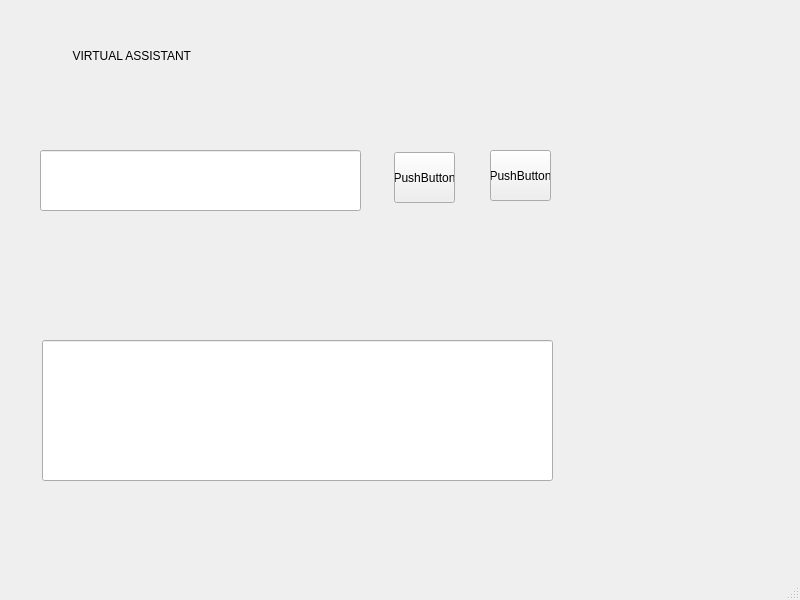
<?xml version="1.0" encoding="UTF-8"?>
<ui version="4.0">
 <class>MainWindow</class>
 <widget class="QMainWindow" name="MainWindow">
  <property name="geometry">
   <rect>
    <x>0</x>
    <y>0</y>
    <width>800</width>
    <height>600</height>
   </rect>
  </property>
  <property name="windowTitle">
   <string>MainWindow</string>
  </property>
  <widget class="QWidget" name="centralwidget">
   <widget class="QLabel" name="label">
    <property name="geometry">
     <rect>
      <x>0</x>
      <y>0</y>
      <width>581</width>
      <height>511</height>
     </rect>
    </property>
    <property name="text">
     <string/>
    </property>
   </widget>
   <widget class="QLabel" name="label_2">
    <property name="geometry">
     <rect>
      <x>46</x>
      <y>35</y>
      <width>491</width>
      <height>41</height>
     </rect>
    </property>
    <property name="styleSheet">
     <string notr="true">font: 75 italic 28pt &quot;MS Shell Dlg 2&quot;;
font: 75 italic 28pt &quot;Algerian&quot;;
font: 75 italic 28pt &quot;Algerian&quot;;
</string>
    </property>
    <property name="text">
     <string>        VIRTUAL ASSISTANT  </string>
    </property>
   </widget>
   <widget class="QLineEdit" name="lineEdit">
    <property name="geometry">
     <rect>
      <x>40</x>
      <y>150</y>
      <width>321</width>
      <height>61</height>
     </rect>
    </property>
   </widget>
   <widget class="QPushButton" name="pushButton">
    <property name="geometry">
     <rect>
      <x>394</x>
      <y>152</y>
      <width>61</width>
      <height>51</height>
     </rect>
    </property>
    <property name="text">
     <string>PushButton</string>
    </property>
   </widget>
   <widget class="QPushButton" name="pushButton_2">
    <property name="geometry">
     <rect>
      <x>490</x>
      <y>150</y>
      <width>61</width>
      <height>51</height>
     </rect>
    </property>
    <property name="text">
     <string>PushButton</string>
    </property>
   </widget>
   <widget class="QLineEdit" name="lineEdit_2">
    <property name="geometry">
     <rect>
      <x>42</x>
      <y>340</y>
      <width>511</width>
      <height>141</height>
     </rect>
    </property>
   </widget>
  </widget>
  <widget class="QMenuBar" name="menubar">
   <property name="geometry">
    <rect>
     <x>0</x>
     <y>0</y>
     <width>800</width>
     <height>21</height>
    </rect>
   </property>
  </widget>
  <widget class="QStatusBar" name="statusbar"/>
 </widget>
 <resources/>
 <connections/>
</ui>
